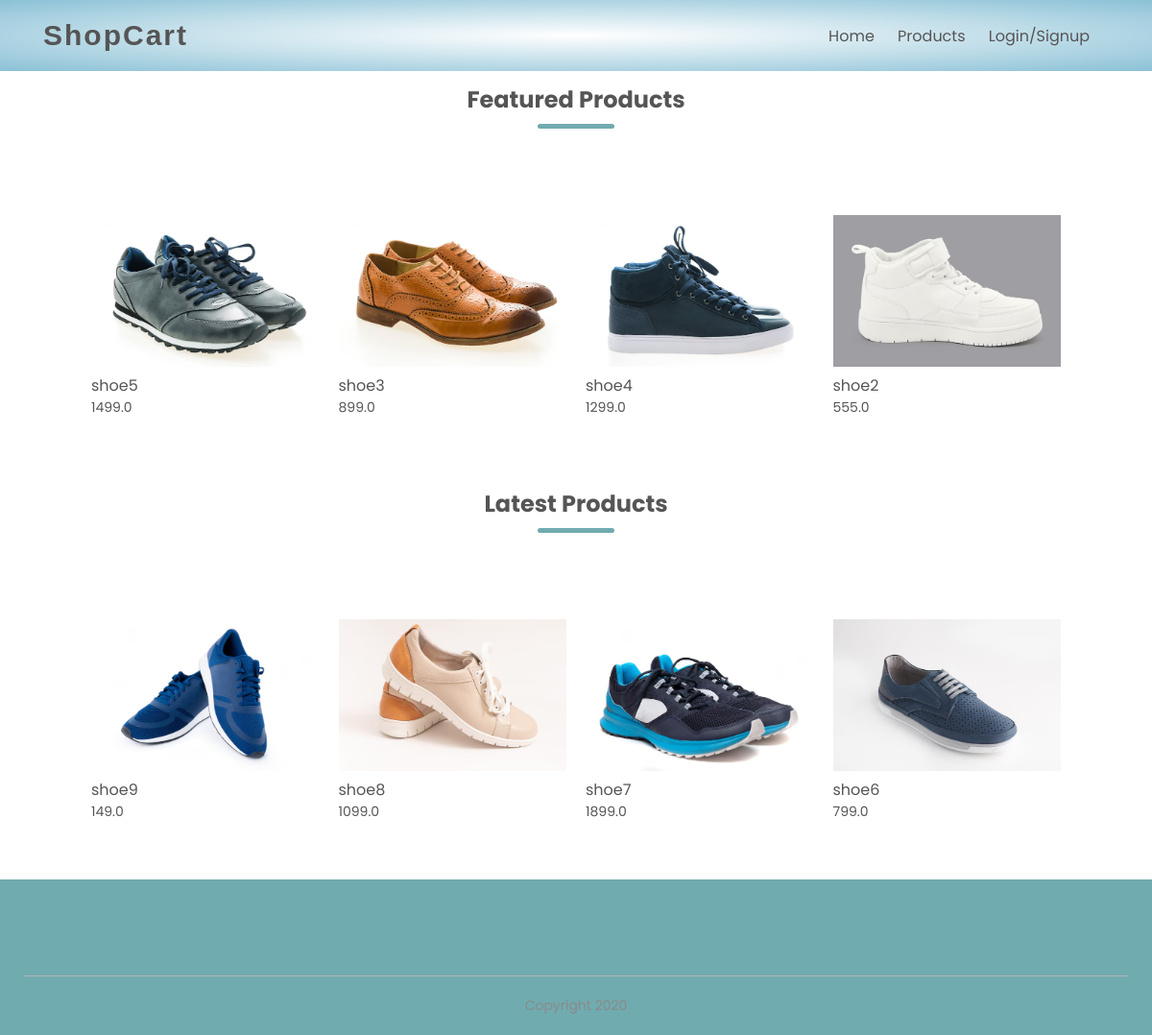
The page / on the database its author committed.
### products/models.py (models this page shows, shortened)
class Product(models.Model):
    LIVE = 1
    DELETE = 0
    DELETE_CHOICES = ((LIVE , 'Live'), (DELETE , 'Delete'))
    title = models.CharField(max_length=200)
    price = models.FloatField()
    description = models.TextField()
    image = models.ImageField(upload_to='media')
    priority = models.IntegerField(default=0)
    status = models.IntegerField(choices=DELETE_CHOICES,default=LIVE)
    created_at = models.DateTimeField(auto_now_add=True)
    updated_at = models.DateTimeField(auto_now=True)

### products/views.py (the view)
# urls.py: path('', IndexView.as_view(), name='index'),
class IndexView(View):
    def get(self, request):
        featured_products = Product.objects.order_by('priority')[:4]
        latest_product = Product.objects.order_by('-id')[:4]
        context = {
            'featured_products': featured_products,
            'latest_product': latest_product,
        }
        return render(request, 'index.html', context)

### templates/index.html (shortened to what this page needs)
{% extends 'blank_layout.html' %}
{% block content %}
{% include 'home_page_layout.html' %}
    {% endblock content %}

### templates/home_page_layout.html
{% load static %}
<div class="small-container">
    <h2 class="title">Featured Products</h2>
    <div class="row">
        {% for product in featured_products %}
        <div class="col-4">
            <a href="{% url 'detail_products' product.id %}"><img src="{{product.image.url}}"></a>
            <h4>{{product.title}}</h4>
            <p>{{product.price}}</p>
        </div>
{% endfor %}
    </div>
    <h2 class="title">Latest Products</h2>
    <div class="row">
        {% for product in latest_product %}
        <div class="col-4">
            <a href="{% url 'detail_products' product.id %}"><img src="{{product.image.url}}"></a>
            <h4>{{product.title}}</h4>
            <p>{{product.price}}</p>
        </div>
        {% endfor %}
    </div>
</div>

### static/css/style.css (style rules this page uses)
* { margin: 0; padding: 0; box-sizing: border-box; }
body { font-family: 'Poppins', sans-serif; }
a { text-decoration: none; color: #555; }
p { color: #555; }
.row { display: flex; align-items: center; flex-wrap: wrap; justify-content: space-around; }
.small-container { max-width: 1080px; margin: auto; padding-left: 25px; padding-right: 25px; }
.col-4 { flex-basis: 25%; padding: 10px; min-width: 200px; margin-bottom: 50px; transition: transform 0.5s; }
.col-4 img { width: 100%; }
.title { text-align: center; margin: 0 auto 80px; position: relative; line-height: 60px; color: #555; }
.title::after { content: ''; background: #70ABAF; width: 80px; height: 5px; border-radius: 5px; position: absolute; bottom: 0; left: 50%; transform: translateX(-50%); }
h4 { color: #555; font-weight: normal; }
.col-4 p { font-size: 14px; }

### rows shown on the page
Product: image (picture), title "shoe5", price "1499.0"
Product: image (picture), title "shoe3", price "899.0"
Product: image (picture), title "shoe4", price "1299.0"
Product: image (picture), title "shoe2", price "555.0"
Product: image (picture), title "shoe9", price "149.0"
Product: image (picture), title "shoe8", price "1099.0"
Product: image (picture), title "shoe7", price "1899.0"
Product: image (picture), title "shoe6", price "799.0"
